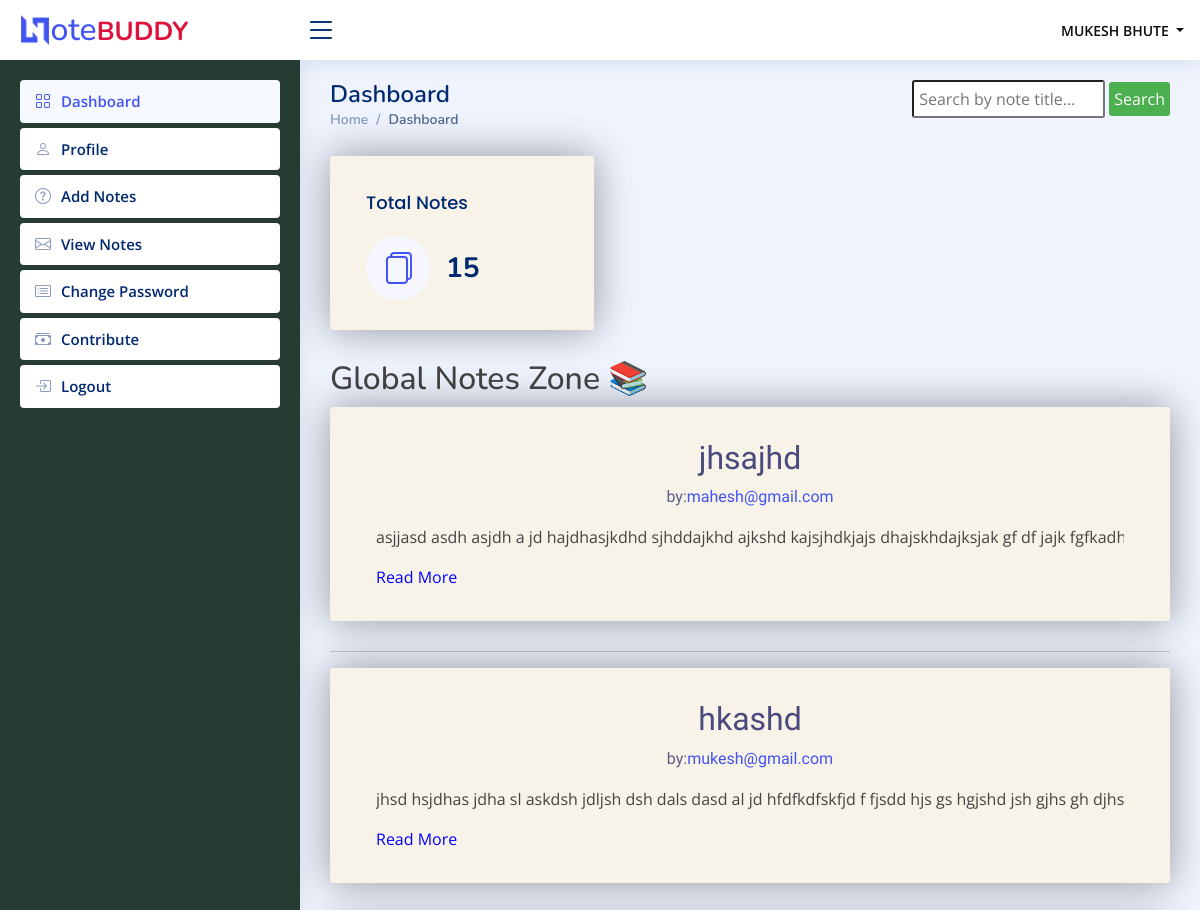
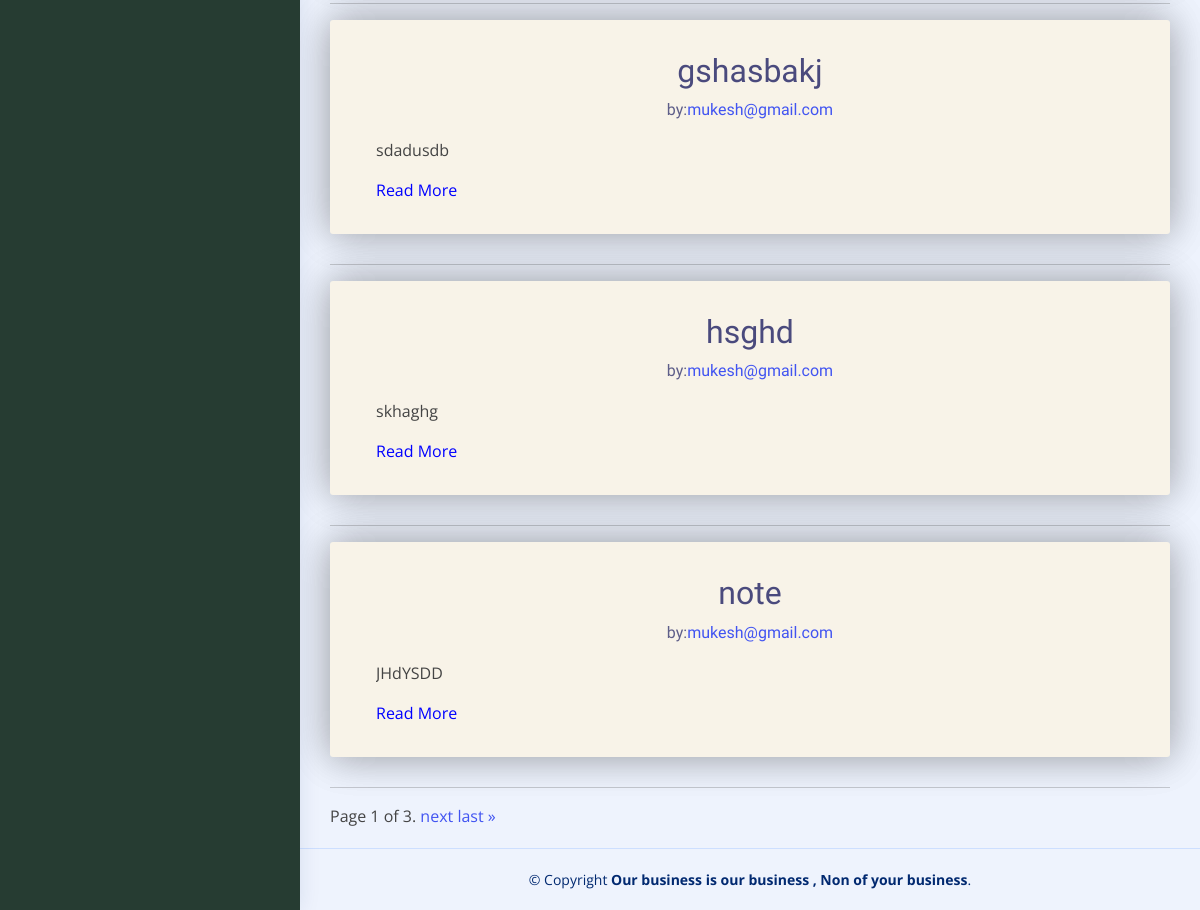
Screenshot of /dashboard (signed in) with the database file from the repository (2 pictures, top to bottom).
### home/models.py (models this page shows, shortened)
class Notes(models.Model):
    signup = models.ForeignKey(Signup, on_delete=models.CASCADE)
    Title = models.CharField(max_length=200, null=True)
    Content = models.CharField(max_length=450, null=True)
    CreationDate = models.DateTimeField(auto_now_add=True)
    UpdationDate = models.DateField(null=True)
    publish = models.BooleanField(default=False)

### authh/models.py (models this page shows, shortened)
class Signup(models.Model):
    user = models.ForeignKey(User, on_delete=models.CASCADE)
    ContactNo = models.CharField(max_length=10, null=True)
    About = models.CharField(max_length=450, null=True)
    Role = models.CharField(max_length=150, null=True)
    RegDate = models.DateTimeField(auto_now_add=True)

### home/views.py (the view)
# urls.py: path('dashboard', dashboard, name='dashboard'),
def dashboard(request):
    if not request.user.is_authenticated:
        return redirect('user_login')
    user = request.user
    try:
        signup = Signup.objects.get(user=user)
        totalnotes = Notes.objects.filter(signup=signup).count()
    except Signup.DoesNotExist:
        signup = None
        totalnotes = 0
    notes_list = Notes.objects.filter(publish=True)
    query = request.GET.get('q')
    if query:
        notes_list = notes_list.filter(Q(Title__icontains=query))
    paginator = Paginator(notes_list, 5)  # Show 5 notes per page
    page = request.GET.get('page')
    try:
        notes = paginator.page(page)
    except PageNotAnInteger:
        notes = paginator.page(1)
    except EmptyPage:
        notes = paginator.page(paginator.num_pages)
    return render(request, 'dashboard.html', locals())

### templates/dashboard.html (shortened to what this page needs)
{% extends 'usernavbar.html' %}
{% block main %}
<body>
  <div class="pagetitle row">
    <div class="col-xl-8">
      <h1>Dashboard</h1>
      <nav>
        <ol class="breadcrumb">
          <li class="breadcrumb-item"><a href="/dashboard">Home</a></li>
          <li class="breadcrumb-item active">Dashboard</li>
        </ol>
      </nav>
    </div>
    <div class="search-container col-xl-4">
      <form action="{% url 'dashboard' %}" method="get">
        <input type="text" placeholder="Search by note title..." name="q" value="{{ request.GET.q }}">
        <button type="submit">Search</button>
      </form>
    </div>
  </div>
  <section class="section dashboard">
    <div class="row">
      <div class="col-lg-8">
        <div class="row">
          <div class="col-xxl-6 col-md-6">
            <div class="card info-card sales-card">
              <div class="card-body">
                <h5 class="card-title">Total Notes</h5>
                <div class="d-flex align-items-center">
                  <div class="card-icon rounded-circle d-flex align-items-center justify-content-center">
                    <i class="bi bi-files"></i>
                  </div>
                  <div class="ps-3">
                    <h6>{{ totalnotes }}</h6>
                  </div>
                </div>
              </div>
            </div>
          </div>
        </div>
      </div>
    </div>
  </section>
  <h2>Global Notes Zone 📚</h2>
  {% for note in notes %}
  <div class="card a" style="transform: rotate(' + randomRotate() + ')">
      <h2>{{ note.Title }}</h2>
      <p>by:<a href="mailto:{{ note.signup.user.email }}">{{ note.signup.user.username }}</a> </p>
      <div class="read-more-content">
      <p>{{ note.Content|safe }}</p>
    </div>
    <span class="read-more-toggle span" onclick="toggleReadMore(this)">Read More</span>
    </div>
    <hr>
  {% endfor %}
<div class="pagination">
  <span class="step-links">
      <span class="current">
          Page {{ notes.number }} of {{ notes.paginator.num_pages }}.
      </span>
      {% if notes.has_next %}
          <a href="?page={{ notes.next_page_number }}">next</a>
          <a href="?page={{ notes.paginator.num_pages }}">last &raquo;</a>
      {% endif %}
  </span>
</div>
</body>
{% endblock %}

### templates/usernavbar.html (shortened to what this page needs)
{% load static %}
<html lang="en">
<head>
  <link href="{% static 'assets/vendor/bootstrap/css/bootstrap.min.css' %}" rel="stylesheet">
  <link href="{% static 'assets/vendor/bootstrap-icons/bootstrap-icons.css' %}" rel="stylesheet">
  <link href="{% static 'assets/vendor/boxicons/css/boxicons.min.css' %}" rel="stylesheet">
  <link href="{% static 'assets/vendor/quill/quill.snow.css' %}" rel="stylesheet">
  <link href="{% static 'assets/vendor/quill/quill.bubble.css' %}" rel="stylesheet">
  <link href="{% static 'assets/vendor/remixicon/remixicon.css' %}" rel="stylesheet">
  <link href="{% static 'assets/vendor/simple-datatables/style.css' %}" rel="stylesheet">
  <link href="{% static 'assets/css/style.css' %}" rel="stylesheet">
</head>
<body>
  <header id="header" class="header fixed-top d-flex align-items-center">
    <div class="d-flex align-items-center justify-content-between">
      <a href="#" class="logo d-flex align-items-center">
        <img src="{% static 'assets/img/favicon.png' %}" alt="">
       <centre> <b><h2 style="margin-left: -4%; margin-top: 6%;">ote<span style="color: crimson;">BUDDY</span></h2></b> </centre>
      </a>
      <i class="bi bi-list toggle-sidebar-btn"></i>
    </div>
    <nav class="header-nav ms-auto" style="background-image: url('https://usagif.com/wp-content/uploads/gifs/starfall-gif-77.gif');">
      <ul class="d-flex align-items-center">
        <li class="nav-item dropdown pe-3">
          <a class="nav-link nav-profile d-flex align-items-center pe-0" href="#" data-bs-toggle="dropdown">
           <span class="d-none d-md-block dropdown-toggle ps-2" style = "color: rgb(9, 15, 15);"> {{request.user.first_name | upper}} {{request.user.last_name | upper}} </span>
          </a>
        </li>
      </ul>
    </nav>
  </header>
  <aside id="sidebar" class="sidebar">
    <ul class="sidebar-nav" id="sidebar-nav">
      <li class="nav-item">
        <a class="nav-link" href="/dashboard">
          <i class="bi bi-grid"></i>
          <span>Dashboard</span>
        </a>
      </li>
      <li class="nav-item">
        <a class="nav-link collapsed" href="/profile">
          <i class="bi bi-person"></i>
          <span>Profile</span>
        </a>
      </li>
      <li class="nav-item">
        <a class="nav-link collapsed" href="/addNotes">
          <i class="bi bi-question-circle"></i>
          <span>Add Notes</span>
        </a>
      </li>
      <li class="nav-item">
        <a class="nav-link collapsed" href="/viewNotes">
          <i class="bi bi-envelope"></i>
          <span>View Notes</span>
        </a>
      </li>
      <li class="nav-item">
        <a class="nav-link collapsed" href="/changePassword">
          <i class="bi bi-card-list"></i>
          <span>Change Password</span>
        </a>
      </li>
      <li class="nav-item">
        <a class="nav-link collapsed" href="/contrib">
          <i class="bi bi-cash-stack"></i>
          <span>Contribute</span>
        </a>
      </li>
      <li class="nav-item">
        <a class="nav-link collapsed" href="/logout">
          <i class="bi bi-box-arrow-in-right"></i>
          <span>Logout</span>
        </a>
      </li>
    </ul>
  </aside>
  <main id="main" class="main">
    <section class="section dashboard">
      {% block main %}
      {% endblock %}
    </section>
  </main>
  <footer id="footer" class="footer">
    <div class="copyright">
      &copy; Copyright <strong><span>Our business is our business , Non of your business</span></strong>.
    </div>
  </footer>
</body>
</html>

### static/assets/css/style.css (style rules this page uses)
:root { scroll-behavior: smooth; }
body { font-family: "Open Sans", sans-serif; background: #eef3fd; color: #444444; }
a { color: #4154f1; text-decoration: none; }
h1, h2, h3, h4, h5, h6 { font-family: "Nunito", sans-serif; }
#main { margin-top: 60px; padding: 20px 30px; transition: all 0.3s; }
.pagetitle { margin-bottom: 10px; }
.pagetitle h1 { font-size: 24px; margin-bottom: 0; font-weight: 600; color: #012970; }
.card { margin-bottom: 30px; border: none; border-radius: 5px; box-shadow: 0px 0 30px rgba(1, 41, 112, 0.1); }
.card-title { padding: 20px 0 15px 0; font-size: 18px; font-weight: 500; color: #012970; font-family: "Poppins", sans-serif; }
.card-body { padding: 0 20px 20px 20px; }
.breadcrumb { font-size: 14px; font-family: "Nunito", sans-serif; color: #899bbd; font-weight: 600; }
.breadcrumb a { color: #899bbd; transition: 0.3s; }
.breadcrumb .breadcrumb-item::before { color: #899bbd; }
.breadcrumb .active { color: #51678f; font-weight: 600; }
.logo { line-height: 1; }
@media (min-width: 1200px) { .logo { width: 280px; } }
.logo img { max-height: 30px; margin-right: 6px; }
.logo span { font-size: 26px; font-weight: 700; color: #012970; font-family: "Nunito", sans-serif; }
.header { transition: all 0.5s; z-index: 997; height: 60px; box-shadow: 0px 2px 20px rgba(1, 41, 112, 0.1); background-color: #ffffff; padding-left: 20px; }
.header .toggle-sidebar-btn { font-size: 32px; padding-left: 5px; cursor: pointer; color: #012970; }
.header-nav ul { list-style: none; }
.header-nav > ul { margin: 0; padding: 0; }
.header-nav .nav-profile { color: #012970; }
.header-nav .nav-profile span { font-size: 14px; font-weight: 600; }
.sidebar { position: fixed; top: 60px; left: 0; bottom: 0; width: 300px; z-index: 996; transition: all 0.3s; padding: 20px; overflow-y: auto; scrollbar-width: thin; scrollbar-color: #aab7cf transparent; box-shadow: 0px 0px 20px rgba(1, 41, 112, 0.1); background-color: #263c32; }
@media (min-width: 1200px) { #main, #footer { margin-left: 300px; } }
.sidebar-nav { padding: 0; margin: 0; list-style: none; }
.sidebar-nav li { padding: 0; margin: 0; list-style: none; }
.sidebar-nav .nav-item { margin-bottom: 5px; }
.sidebar-nav .nav-link { display: flex; align-items: center; font-size: 15px; font-weight: 600; color: #4154f1; transition: 0.3; background: #f6f9ff; padding: 10px 15px; border-radius: 4px; }
.sidebar-nav .nav-link i { font-size: 16px; margin-right: 10px; color: #4154f1; }
.sidebar-nav .nav-link.collapsed { color: #012970; background: #fff; }
.sidebar-nav .nav-link.collapsed i { color: #899bbd; }
.dashboard .info-card { padding-bottom: 10px; }
.dashboard .info-card h6 { font-size: 28px; color: #012970; font-weight: 700; margin: 0; padding: 0; }
.dashboard .card-icon { font-size: 32px; line-height: 0; width: 64px; height: 64px; flex-shrink: 0; flex-grow: 0; }
.dashboard .sales-card .card-icon { color: #4154f1; background: #f6f6fe; }
.footer { padding: 20px 0; font-size: 14px; transition: all 0.3s; border-top: 1px solid #cddfff; }
.footer .copyright { text-align: center; color: #012970; }

### templates/dashboard.html (style rules this page uses)
* { margin: 0; padding: 0; box-sizing: border-box; }
html { font: 500 100%/1.4 system-ui; background-color: #ccc; }
.a { display: grid; grid-template-columns: repeat(auto-fit, minmax(15rem, 1fr)); gap: 0rem; padding: 1rem; }
.card { height:auto; display: flex; flex-direction: column; padding: 1rem 1rem 2rem; background: #f8f3e8; box-shadow: 0 0 40px rgba(0, 0, 0, 0.2), 0 0 40px rgba(0, 0, 0, 0.2); border-radius: 3px; }
.card > h2 { margin-top: 1rem; font-family: "Kalam", cursive; font-weight: normal; font-size: 2rem; color: #4a4a7d; text-align: center; }
.card > p { font-family: "Kalam", cursive; font-size: 1rem; color: #5e5e89; text-align: center; }
.read-more-content { max-height:auto; overflow: hidden; white-space: nowrap; margin-left:30px !important; margin-right: 30px !important; }
.read-more-toggle { cursor: pointer; color: blue; }
.span { margin-left: 30px !important; }
.search-container { margin-bottom: 0px; text-align: end; }
.search-container input[type=text] { padding: 5px; margin-right: 0px; border-radius: 3px; }
.search-container button { padding: 5px; background: #4CAF50; color: white; border: none; cursor: pointer; border-radius: 3px; }

### rows the page displays
Notes: Title "jhsajhd", signup.user.username "mahesh@gmail.com", Content "asjjasd asdh asjdh a jd hajdhasjkdhd sjhddajkhd ajkshd kajsjhdkjajs dhajskhdajksjak gf df jajk…"
Notes: Title "hkashd", signup.user.username "mukesh@gmail.com", Content "jhsd hsjdhas jdha sl askdsh jdljsh dsh dals dasd al jd hfdfkdfskfjd f fjsdd hjs gs hgjshd jsh gjhs gh…"
Notes: Title "gshasbakj", signup.user.username "mukesh@gmail.com", Content "sdadusdb"
Notes: Title "hsghd", signup.user.username "mukesh@gmail.com", Content "skhaghg"
Notes: Title "note", signup.user.username "mukesh@gmail.com", Content "JHdYSDD"

### other values shown
{{ request.user.first_name | upper }} "MUKESH"
{{ request.user.last_name | upper }} "BHUTE"
{{ totalnotes }} "15"
{{ notes.number }} "1"
{{ notes.paginator.num_pages }} "3"
